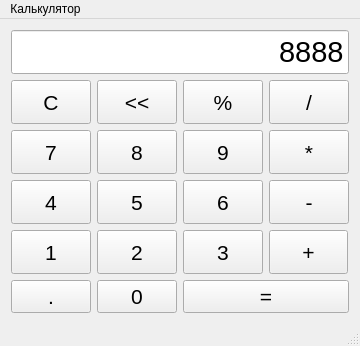
<?xml version="1.0" encoding="UTF-8"?>
<ui version="4.0">
 <class>MainWindow</class>
 <widget class="QMainWindow" name="MainWindow">
  <property name="geometry">
   <rect>
    <x>0</x>
    <y>0</y>
    <width>356</width>
    <height>346</height>
   </rect>
  </property>
  <property name="windowTitle">
   <string>MainWindow</string>
  </property>
  <widget class="QWidget" name="centralWidget">
   <layout class="QGridLayout" name="gridLayout">
    <item row="6" column="2" colspan="2">
     <widget class="QPushButton" name="buttonAns">
      <property name="sizePolicy">
       <sizepolicy hsizetype="Preferred" vsizetype="Preferred">
        <horstretch>0</horstretch>
        <verstretch>0</verstretch>
       </sizepolicy>
      </property>
      <property name="font">
       <font>
        <family>Segoe UI</family>
        <pointsize>16</pointsize>
       </font>
      </property>
      <property name="text">
       <string>=</string>
      </property>
     </widget>
    </item>
    <item row="4" column="2">
     <widget class="QPushButton" name="button6">
      <property name="sizePolicy">
       <sizepolicy hsizetype="Preferred" vsizetype="Preferred">
        <horstretch>0</horstretch>
        <verstretch>0</verstretch>
       </sizepolicy>
      </property>
      <property name="font">
       <font>
        <family>Segoe UI</family>
        <pointsize>16</pointsize>
       </font>
      </property>
      <property name="text">
       <string>6</string>
      </property>
     </widget>
    </item>
    <item row="5" column="3">
     <widget class="QPushButton" name="buttonPlus">
      <property name="sizePolicy">
       <sizepolicy hsizetype="Preferred" vsizetype="Preferred">
        <horstretch>0</horstretch>
        <verstretch>0</verstretch>
       </sizepolicy>
      </property>
      <property name="maximumSize">
       <size>
        <width>79</width>
        <height>16777215</height>
       </size>
      </property>
      <property name="font">
       <font>
        <family>Segoe UI</family>
        <pointsize>16</pointsize>
       </font>
      </property>
      <property name="text">
       <string>+</string>
      </property>
     </widget>
    </item>
    <item row="5" column="1">
     <widget class="QPushButton" name="button2">
      <property name="sizePolicy">
       <sizepolicy hsizetype="Preferred" vsizetype="Preferred">
        <horstretch>0</horstretch>
        <verstretch>0</verstretch>
       </sizepolicy>
      </property>
      <property name="font">
       <font>
        <family>Segoe UI</family>
        <pointsize>16</pointsize>
       </font>
      </property>
      <property name="text">
       <string>2</string>
      </property>
     </widget>
    </item>
    <item row="3" column="2">
     <widget class="QPushButton" name="button9">
      <property name="sizePolicy">
       <sizepolicy hsizetype="Preferred" vsizetype="Preferred">
        <horstretch>0</horstretch>
        <verstretch>0</verstretch>
       </sizepolicy>
      </property>
      <property name="font">
       <font>
        <family>Segoe UI</family>
        <pointsize>16</pointsize>
       </font>
      </property>
      <property name="text">
       <string>9</string>
      </property>
     </widget>
    </item>
    <item row="3" column="1">
     <widget class="QPushButton" name="button8">
      <property name="sizePolicy">
       <sizepolicy hsizetype="Preferred" vsizetype="Preferred">
        <horstretch>0</horstretch>
        <verstretch>0</verstretch>
       </sizepolicy>
      </property>
      <property name="font">
       <font>
        <family>Segoe UI</family>
        <pointsize>16</pointsize>
       </font>
      </property>
      <property name="text">
       <string>8</string>
      </property>
     </widget>
    </item>
    <item row="4" column="1">
     <widget class="QPushButton" name="button5">
      <property name="sizePolicy">
       <sizepolicy hsizetype="Preferred" vsizetype="Preferred">
        <horstretch>0</horstretch>
        <verstretch>0</verstretch>
       </sizepolicy>
      </property>
      <property name="font">
       <font>
        <family>Segoe UI</family>
        <pointsize>16</pointsize>
       </font>
      </property>
      <property name="text">
       <string>5</string>
      </property>
     </widget>
    </item>
    <item row="4" column="3">
     <widget class="QPushButton" name="buttonMinus">
      <property name="sizePolicy">
       <sizepolicy hsizetype="Preferred" vsizetype="Preferred">
        <horstretch>0</horstretch>
        <verstretch>0</verstretch>
       </sizepolicy>
      </property>
      <property name="font">
       <font>
        <family>Segoe UI</family>
        <pointsize>16</pointsize>
       </font>
      </property>
      <property name="text">
       <string>-</string>
      </property>
     </widget>
    </item>
    <item row="3" column="0">
     <widget class="QPushButton" name="button7">
      <property name="sizePolicy">
       <sizepolicy hsizetype="Preferred" vsizetype="Preferred">
        <horstretch>0</horstretch>
        <verstretch>0</verstretch>
       </sizepolicy>
      </property>
      <property name="font">
       <font>
        <family>Segoe UI</family>
        <pointsize>16</pointsize>
       </font>
      </property>
      <property name="text">
       <string>7</string>
      </property>
     </widget>
    </item>
    <item row="2" column="0">
     <widget class="QPushButton" name="buttonC">
      <property name="sizePolicy">
       <sizepolicy hsizetype="Preferred" vsizetype="Preferred">
        <horstretch>0</horstretch>
        <verstretch>0</verstretch>
       </sizepolicy>
      </property>
      <property name="font">
       <font>
        <family>Segoe UI</family>
        <pointsize>16</pointsize>
       </font>
      </property>
      <property name="text">
       <string>C</string>
      </property>
     </widget>
    </item>
    <item row="2" column="3">
     <widget class="QPushButton" name="buttonDiv">
      <property name="sizePolicy">
       <sizepolicy hsizetype="Preferred" vsizetype="Preferred">
        <horstretch>0</horstretch>
        <verstretch>0</verstretch>
       </sizepolicy>
      </property>
      <property name="font">
       <font>
        <family>Segoe UI</family>
        <pointsize>16</pointsize>
       </font>
      </property>
      <property name="text">
       <string>/</string>
      </property>
     </widget>
    </item>
    <item row="2" column="2">
     <widget class="QPushButton" name="buttonPercent">
      <property name="sizePolicy">
       <sizepolicy hsizetype="Preferred" vsizetype="Preferred">
        <horstretch>0</horstretch>
        <verstretch>0</verstretch>
       </sizepolicy>
      </property>
      <property name="font">
       <font>
        <family>Segoe UI</family>
        <pointsize>16</pointsize>
       </font>
      </property>
      <property name="text">
       <string>%</string>
      </property>
     </widget>
    </item>
    <item row="4" column="0">
     <widget class="QPushButton" name="button4">
      <property name="sizePolicy">
       <sizepolicy hsizetype="Preferred" vsizetype="Preferred">
        <horstretch>0</horstretch>
        <verstretch>0</verstretch>
       </sizepolicy>
      </property>
      <property name="font">
       <font>
        <family>Segoe UI</family>
        <pointsize>16</pointsize>
       </font>
      </property>
      <property name="text">
       <string>4</string>
      </property>
     </widget>
    </item>
    <item row="2" column="1">
     <widget class="QPushButton" name="buttonRemoveOne">
      <property name="sizePolicy">
       <sizepolicy hsizetype="Preferred" vsizetype="Preferred">
        <horstretch>0</horstretch>
        <verstretch>0</verstretch>
       </sizepolicy>
      </property>
      <property name="font">
       <font>
        <family>Segoe UI</family>
        <pointsize>16</pointsize>
       </font>
      </property>
      <property name="text">
       <string>&lt;&lt;</string>
      </property>
     </widget>
    </item>
    <item row="5" column="2">
     <widget class="QPushButton" name="button3">
      <property name="sizePolicy">
       <sizepolicy hsizetype="Preferred" vsizetype="Preferred">
        <horstretch>0</horstretch>
        <verstretch>0</verstretch>
       </sizepolicy>
      </property>
      <property name="font">
       <font>
        <family>Segoe UI</family>
        <pointsize>16</pointsize>
       </font>
      </property>
      <property name="text">
       <string>3</string>
      </property>
     </widget>
    </item>
    <item row="5" column="0">
     <widget class="QPushButton" name="button1">
      <property name="sizePolicy">
       <sizepolicy hsizetype="Preferred" vsizetype="Preferred">
        <horstretch>0</horstretch>
        <verstretch>0</verstretch>
       </sizepolicy>
      </property>
      <property name="font">
       <font>
        <family>Segoe UI</family>
        <pointsize>16</pointsize>
       </font>
      </property>
      <property name="text">
       <string>1</string>
      </property>
     </widget>
    </item>
    <item row="3" column="3">
     <widget class="QPushButton" name="buttonMul">
      <property name="sizePolicy">
       <sizepolicy hsizetype="Preferred" vsizetype="Preferred">
        <horstretch>0</horstretch>
        <verstretch>0</verstretch>
       </sizepolicy>
      </property>
      <property name="font">
       <font>
        <family>Segoe UI</family>
        <pointsize>16</pointsize>
       </font>
      </property>
      <property name="text">
       <string>*</string>
      </property>
     </widget>
    </item>
    <item row="1" column="0" colspan="4">
     <widget class="QLineEdit" name="display">
      <property name="sizePolicy">
       <sizepolicy hsizetype="Expanding" vsizetype="Preferred">
        <horstretch>0</horstretch>
        <verstretch>0</verstretch>
       </sizepolicy>
      </property>
      <property name="font">
       <font>
        <family>Segoe UI</family>
        <pointsize>22</pointsize>
       </font>
      </property>
      <property name="text">
       <string>8888</string>
      </property>
      <property name="alignment">
       <set>Qt::AlignRight|Qt::AlignTrailing|Qt::AlignVCenter</set>
      </property>
     </widget>
    </item>
    <item row="6" column="1">
     <widget class="QPushButton" name="button0">
      <property name="sizePolicy">
       <sizepolicy hsizetype="Preferred" vsizetype="Preferred">
        <horstretch>0</horstretch>
        <verstretch>0</verstretch>
       </sizepolicy>
      </property>
      <property name="font">
       <font>
        <family>Segoe UI</family>
        <pointsize>16</pointsize>
       </font>
      </property>
      <property name="text">
       <string>0</string>
      </property>
     </widget>
    </item>
    <item row="6" column="0">
     <widget class="QPushButton" name="buttonDot">
      <property name="font">
       <font>
        <pointsize>16</pointsize>
       </font>
      </property>
      <property name="text">
       <string>.</string>
      </property>
     </widget>
    </item>
   </layout>
  </widget>
  <widget class="QMenuBar" name="menuBar">
   <property name="geometry">
    <rect>
     <x>0</x>
     <y>0</y>
     <width>356</width>
     <height>22</height>
    </rect>
   </property>
   <widget class="QMenu" name="menu">
    <property name="title">
     <string>Калькулятор</string>
    </property>
   </widget>
   <addaction name="menu"/>
  </widget>
  <widget class="QStatusBar" name="statusBar"/>
 </widget>
 <layoutdefault spacing="6" margin="11"/>
 <resources/>
 <connections/>
</ui>
